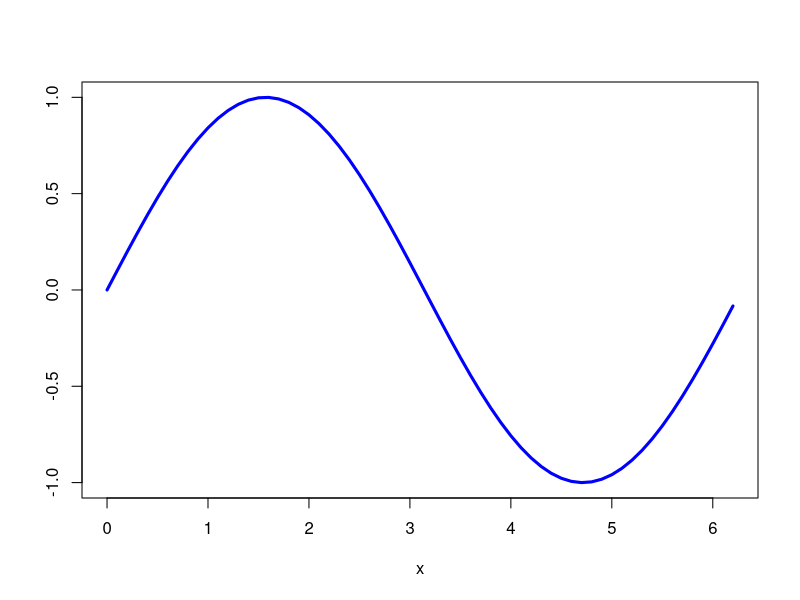

R code for this plot:
6/6
7%/%3
5+8*2/6
2*2+2/2
2%%3 #residuo

pi*4

pi
2*Inf

2^50

1.1259e+15*10

c(2^30, 1, 2, 3/2)

c(2^50, 1, 2, 3/2)

# raiz cuadrarda
sqrt(9)

#log

log(3, base = 2)

factorial(Inf)

choose(20,5)

factorial(10)

# combinacion
choose(5,3)

# R asume que los angulos vienne en radianes

sin(pi/2)
cos(pi)
sin(pi)

cos(pi/3)

sin (pi/3)

# convertimos

cos(60*pi/180)

  3+2

# arco coseno
  
  acos(pi)
asin(0.8660254*pi/180)  


# adelanto

x=seq(0,2*pi,0.1)
plot(x,sin(x),type = "l", col="blue", lwd=3, xlab=expression(x), ylab="")




